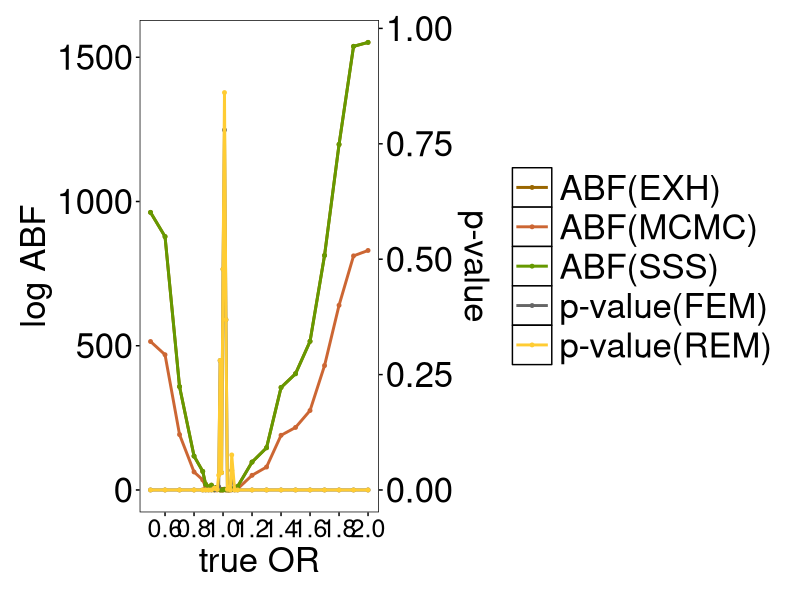
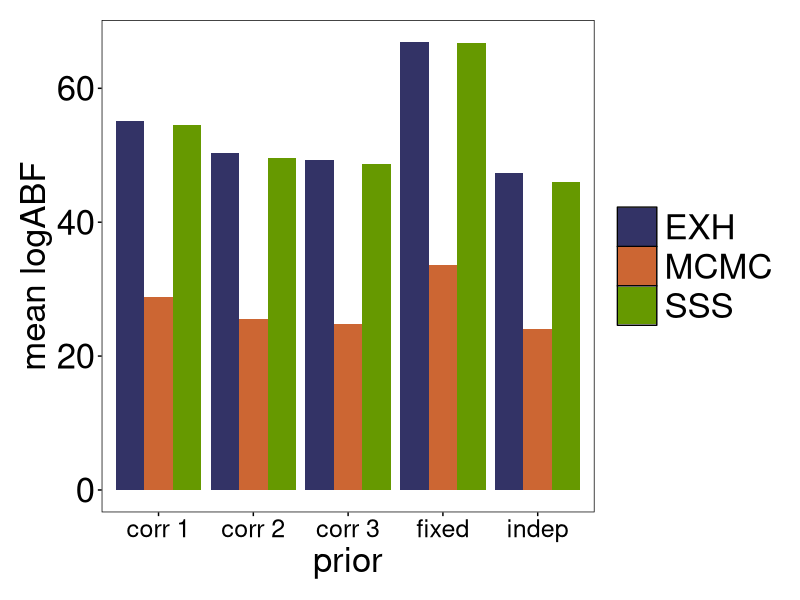
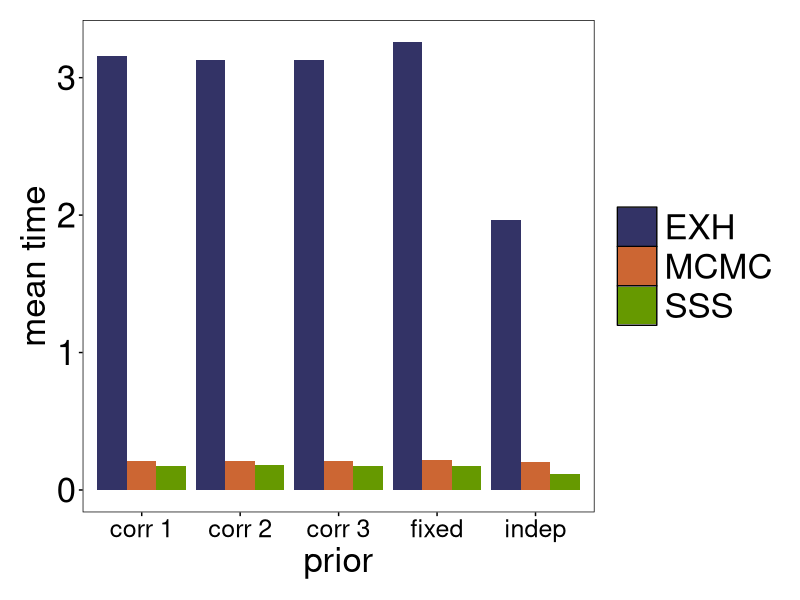

R code for these plots, in order: (Note: this script raises an error after producing the figures.)
setwd("E:/GWASmeta/sim-plot")
df1<-read.csv("sim1.csv")
colnames(df1)[3]<-"FEM"
colnames(df1)[4]<-"REM"
colnames(df1)[5]<-"EXH"
colnames(df1)[6]<-"MCMC"
colnames(df1)[7]<-"SSS"
library(ggplot2)

patte <- c("#333366","#CC6633","#669900","#666666","#CC6633","#993300")
my_theme <- theme(panel.background = element_blank(),
                  panel.border=element_rect(fill=NA),
                  panel.grid.major = element_blank(),
                  panel.grid.minor = element_blank(),
                  strip.background=element_blank(),
                  axis.text.x=element_text(colour="black",size=18),#angle = 20,hjust = 1),
                  axis.text.y=element_text(colour="black",size=25),
                  axis.title=element_text(colour="black",size=25,vjust=-1),
                  axis.ticks=element_line(colour="black"),
                  plot.margin=unit(c(1,1,1,1),"line"),
                  legend.title=element_blank(),
                  legend.key = element_rect(fill = "white"),
                  #legend.position = c(0.12,0.98),
                  #legend.justification = c(0.02,0.98),
                  legend.position = "right",
                  legend.text=element_text(size=25),
                  legend.key.size=unit(1, "cm"))
colours <- c("ABF(EXH)"="#996600","ABF(MCMC)"="#CC6633","ABF(SSS)"="#669900",
             "p-value(FEM)"="#666666","p-value(REM)"="#FFCC33")
boost <- 1600
ggplot(df1)+
  geom_point(aes(trueOR,MCMC,colour="ABF(MCMC)"),size=1)+
  geom_line(aes(trueOR,MCMC,colour="ABF(MCMC)"),size=1)+
  geom_point(aes(trueOR,EXH,colour="ABF(EXH)"),size=1)+
  geom_line(aes(trueOR,EXH,colour="ABF(EXH)"),size=1)+
  geom_point(aes(trueOR,SSS,colour="ABF(SSS)"),size=1)+
  geom_line(aes(trueOR,SSS,colour="ABF(SSS)"),size=1)+
  geom_point(aes(trueOR,FEM*boost,colour="p-value(FEM)"),size=1)+
  geom_line(aes(trueOR,FEM*boost,colour="p-value(FEM)"),size=1)+
  geom_point(aes(trueOR,REM*boost,colour="p-value(REM)"),size=1)+
  geom_line(aes(trueOR,REM*boost,colour="p-value(REM)"),size=1)+
  labs(x="true OR",y="log ABF")+
  scale_y_continuous(sec.axis=sec_axis(~./boost,name="p-value"))+
  scale_colour_manual(name="class",values=colours)+
  my_theme+
  #geom_line(aes(trueOR,log(1000),colour="ABF=1000"),size=1.5)+
  scale_x_continuous(breaks=seq(0.6,2.0,0.2))+
  guides(shape=guide_legend(override.aes=list(size=10)))+
  #scale_colour_manual(values=c("#CC6633","#333366","#669900","#666666","#FFCC33"))+
  scale_linetype_manual(values = c("ABF(EXH)"='dotted')) 

df2<-read.csv("sim2.csv",head=TRUE)
dfmean<-data.frame(value=unlist(df2[1,],use.names = FALSE))
dfmean$name <- c(rep(c("exh,indep,sigma=0.5","exh,fixed,sigma=0.5",
                       "exh,sigma=0.5,rho=0.7","exh,sigma=0.5,rho=0.3",
                       "exh,sigma=0.8,rho=0.7"),2),rep(c("mcmc,indep,sigma=0.5",
                                                   "mcmc,fixed,sigma=0.5","mcmc,sigma=0.5,rho=0.7",
                                                   "mcmc,sigma=0.5,rho=0.3","mcmc,sigma=0.8,rho=0.7"),2),
                 rep(c("shotgun,indep,sigma=0.5","shotgun,fixed,sigma=0.5",
                       "shotgun,sigma=0.5,rho=0.7","shotgun,sigma=0.5,rho=0.3",
                       "shotgun,sigma=0.8,rho=0.7"),2))
dfmean$algorithm <- c(rep("EXH",10),rep("MCMC",10),rep("SSS",10))
dfmean$prior <- rep(c("indep","fixed","corr 1","corr 2","corr 3"),3)
dfmeanvalue <- dfmean[c(seq(1,5),seq(11,15),seq(21,25)),]
dfmeantime <- dfmean[c(seq(6,10),seq(16,20),seq(26,30)),]
ggplot(dfmeanvalue,aes(prior,value))+
  geom_bar(stat="identity", aes(fill = algorithm),position="dodge")+
  #coord_flip()+
  ylab("mean logABF")+
  #xlab("method")+
  my_theme+
  scale_fill_manual(values=patte)
ggplot(dfmeantime,aes(prior,value))+
  geom_bar(stat="identity", aes(fill = algorithm),position="dodge")+
  #coord_flip()+
  ylab("mean time")+
  #xlab("method")+
  my_theme+
  scale_fill_manual(values=patte)

df2de <- read.csv("sim2_detail.csv",head=TRUE,row.names= 1)
df2de

library(forcats)
df3 <- read.csv("sim3_sum.csv",row.names= 1)
df3
df3plot <- data.frame(value=unlist(df3[1,seq(1,22,2)],use.names = FALSE),time=unlist(df3[1,seq(2,22,2)],use.names = FALSE))
df3plot$name <- c("max","mcmc,1000","mcmc,5000","mcmc,10000",
                  "mcmc,20000","mcmc,50000","shotgun,100","shotgun,200",
                  "shotgun,500","shotgun,1000","shotgun,2000")
df3plot$name <- fct_inorder(df3plot$name)
df3plot
df3plot$iter <- c("max","1000m","5000m","10000m","20000m","50000m","100s","200s","500s","1000s","2000s")
df3plot$iter <- factor(df3plot$iter,levels= c("max","1000m","5000m","10000m","20000m","50000m","100s","200s","500s","1000s","2000s"))
df3plot$algorithm <- c("EXH",rep("MCMC",5),rep("SSS",5))
ggplot(df3plot[-6,])+geom_bar(aes(iter,value,fill = algorithm),stat="identity")+
  labs(y="mean logABF",x="iteration")+
  #coord_flip()+
  my_theme+
  scale_fill_manual(values=patte)+
  scale_x_discrete(labels=c("max",1000,5000,10000,20000,100,200,500,1000,2000))

ggplot(df3plot[-6,])+geom_bar(aes(iter,time,fill = algorithm),stat="identity")+
  labs(y="time",x="iteration")+
  #coord_flip()+
  my_theme+
  scale_fill_manual(values=patte)+
  scale_x_discrete(labels=c("max",1000,5000,10000,20000,100,200,500,1000,2000))

df3de <- read.csv("sim3_detail.csv",head=TRUE,row.names=1)
mcmc10000 <- unlist(df3de[3,],use.names = FALSE)
plot(mcmc10000,type="l",xlab="Experiment No.",ylab="log ABF",main="mcmc,n. iter=10000",ylim=c(0,25))
abline(h=df3[1,1],col="blue")
shotgun500 <- unlist(df3de[9,],use.names = FALSE)
plot(shotgun500,type="l",xlab="Experiment No.",ylab="log ABF",main="shotgun, n.iter=500",ylim=c(0,25))
abline(h=df3[1,1],col="blue")
hist(mcmc10000,xlab="log ABF",breaks=15,main="mcmc, n.iter=10000",xlim=c(0,25))
abline(v=df3[1,1],lwd=2,col="blue")
hist(shotgun500,xlab="log ABF",breaks=15,main="shotgun, n.iter=500")
abline(v=df3[1,1],lwd=2,col="blue")
mcmc20000 <- unlist(df3de[4,],use.names = FALSE)
plot(mcmc20000,type="l",xlab="Experiment No.",ylab="log ABF",main="mcmc, n.iter=20000",ylim=c(0,25))
abline(h=df3[1,1],col="blue")
shotgun1000 <- unlist(df3de[9,],use.names = FALSE)
plot(shotgun1000,type="l",xlab="Experiment No.",ylab="log ABF",main="shotgun, n.iter=1000",ylim=c(0,25))
abline(h=df3[1,1],col="blue")
hist(mcmc20000,xlab="log ABF",breaks=15,main="mcmc, n.iter=20000",xlim=c(0,25))
abline(v=df3[1,1],lwd=2,col="blue")
hist(shotgun1000,xlab="log ABF",breaks=15,main="shotgun, n.iter=1000")
abline(v=df3[1,1],lwd=2,col="blue")

df1_1 <- read.csv("sim1-1.csv",row.names=1)
colnames(df1_1)[2]<-"FEM"
colnames(df1_1)[3]<-"REM"
colnames(df1_1)[4]<-"EXH"
colnames(df1_1)[5]<-"MCMC"
colnames(df1_1)[6]<-"SSS"
boost <- 1800

ggplot(df1_1)+
  geom_point(aes(trueOR,MCMC,colour="ABF(MCMC)"),size=1)+
  geom_line(aes(trueOR,MCMC,colour="ABF(MCMC)"),size=1)+
  geom_point(aes(trueOR,EXH,colour="ABF(EXH)"),size=1)+
  geom_line(aes(trueOR,EXH,colour="ABF(EXH)"),size=1)+
  geom_point(aes(trueOR,SSS,colour="ABF(SSS)"),size=1)+
  geom_line(aes(trueOR,SSS,colour="ABF(SSS)"),size=1)+
  geom_point(aes(trueOR,FEM*boost,colour="p-value(FEM)"),size=1)+
  geom_line(aes(trueOR,FEM*boost,colour="p-value(FEM)"),size=1)+
  geom_point(aes(trueOR,REM*boost,colour="p-value(REM)"),size=1)+
  geom_line(aes(trueOR,REM*boost,colour="p-value(REM)"),size=1)+
  labs(x="true OR",y="log ABF")+
  scale_y_continuous(sec.axis=sec_axis(~./boost,name="p-value"))+
  scale_colour_manual(name="class",values=colours)+
  my_theme+
  #geom_line(aes(trueOR,log(1000),colour="ABF=1000"),size=1.5)+
  scale_x_continuous(breaks=seq(0.6,2.0,0.2))+
  guides(shape=guide_legend(override.aes=list(size=10)))
  #scale_colour_manual(values=c("#CC6633","#333366","#669900","#666666","#FFCC33"))+
  #scale_linetype_manual(values = c("ABF(EXH)"='dotted')) 
